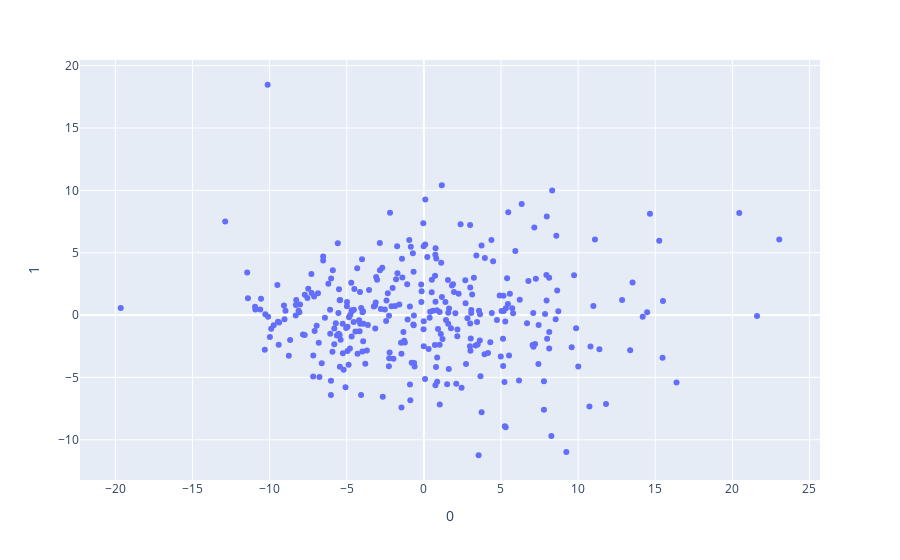

This figure's notebook cell:
### Code cell
pca = PCA()
components = pca.fit_transform(Xtrain)
fig = px.scatter(components, x=0, y=1)
fig.show()

### Figure 1 — Plotly figure (JSON) as saved in the notebook; plotly's stock layout.template omitted (floating-point values rounded to 4 significant figures; data arrays with more than 128 entries replaced by an {"elided": "..."} marker saying what was removed)
{"data": [{"hovertemplate": "0=%{x}<br>1=%{y}<extra></extra>", "legendgroup": "", "marker": {"color": "#636efa", "symbol": "circle"}, "mode": "markers", "name": "", "orientation": "v", "showlegend": false, "type": "scatter", "x": {"elided": "324 float values"}, "xaxis": "x", "y": {"elided": "324 float values"}, "yaxis": "y"}], "layout": {"legend": {"tracegroupgap": 0}, "margin": {"t": 60}, "xaxis": {"anchor": "y", "domain": [0, 1], "title": {"text": "0"}}, "yaxis": {"anchor": "x", "domain": [0, 1], "title": {"text": "1"}}}}
